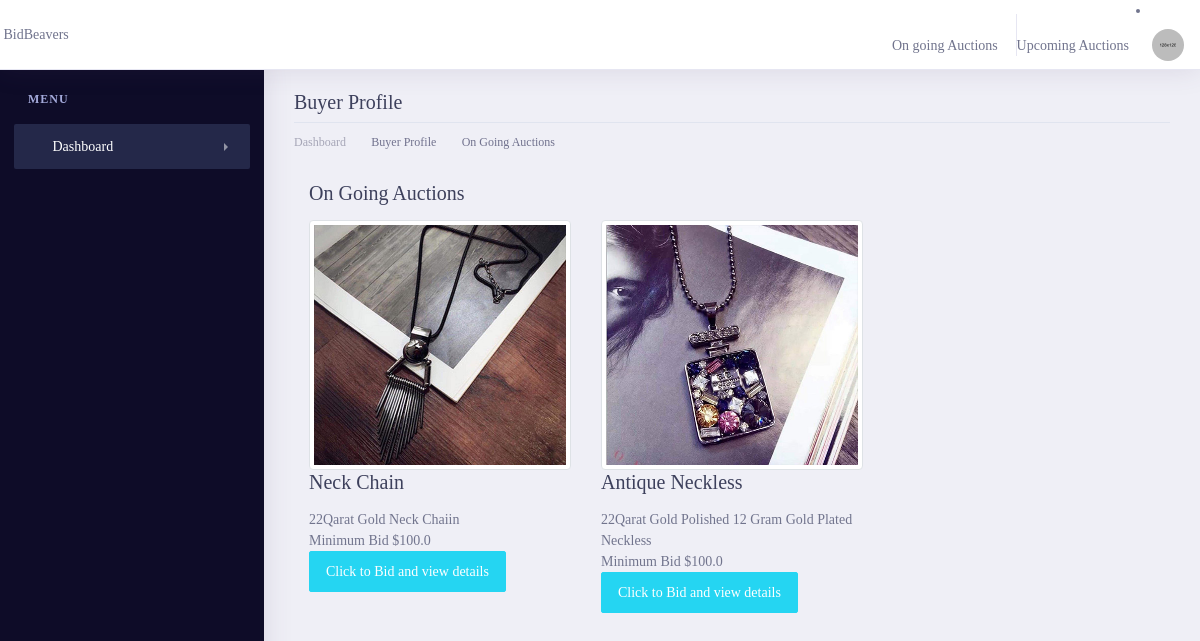
/BongoingAuctions/ (signed in), run on the app's committed database.
### project/models.py (models this page shows, shortened)
class Product(models.Model):
    user = models.ForeignKey(User, on_delete=models.CASCADE)
    image = models.ImageField(null=True, blank=True)#Null False nahi krna
    prod_title=models.TextField()
    prod_description=models.TextField()
    prod_price=models.FloatField(default=0.0)
    minbid=models.FloatField(default=0.0)
    prod_category=models.CharField(max_length=15,default='House')
    tframe=models.IntegerField(default=24)
    prod_loc=models.TextField()
    prod_status=models.CharField(choices=prod_status,max_length=2,default="NS")
    prod_date=models.DateTimeField().auto_now
    auction_status=models.CharField(choices=AuctionStatus,max_length=2,default="NF")
    starttime=models.CharField(max_length=50,default="")
    endtime=models.CharField(max_length=50,default="")
    nofbidder=models.IntegerField(default=0)
    slug = models.SlugField(null=True, blank=True)  # new
    created_date = models.DateTimeField('date created', default=timezone.now)
    class Meta:
        get_latest_by = ['created_date']
    def get_absolute_urls(self):
        return reverse('showproduct', kwargs={'slug': self.slug})
    def get_details_bid_product_url(self):
        return reverse("bidDetails", kwargs={
            'slug': self.slug
        })

### project/views.py (the view)
# urls.py: path('BongoingAuctions/',views.BongoingAuctions,name="ongoingAuctions"),
@login_required
def BongoingAuctions(request):
    try:
        obj = Product.objects.filter(prod_status='S', auction_status='NF')
        param = {'param': obj}
        return render(request, 'Buyer/pages/OnGoingAuction.html', param)
    except:
        print("error")
        messages.error(request, 'Sorry No OnGoing found..!')
        return render(request, 'Buyer/pages/OnGoingAuction.html')

### templates/Buyer/pages/OnGoingAuction.html (shortened to what this page needs)
<!doctype html>
{% load static %}
<html lang="en">
<head>
    <link rel="stylesheet" href="path/to/font-awesome/css/font-awesome.min.css">
    <link rel="stylesheet" href="../../static/web/assets/assets/vendor/bootstrap/css/bootstrap.min.css">
    <link href="../../static/web/assets/assets/vendor/fonts/circular-std/style.css" rel="stylesheet">
    <link rel="stylesheet" href="../../static/web/assets/assets/libs/css/style.css">
    <link rel="stylesheet" href="../../static/web/assets/assets/vendor/fonts/fontawesome/css/fontawesome-all.css">
</head>
<body>
    <div class="dashboard-main-wrapper">
        <div class="dashboard-header">
                <nav class="navbar navbar-expand-lg bg-white fixed-top">
                    <a href=""> <img src="{%static 'images/log0_2.png' %}" alt="" title=""> <b></b>BidBeavers</a>
                    <div class="collapse navbar-collapse " id="navbarSupportedContent">
                        <ul class="navbar-nav ml-auto navbar-right-top">
                            <li class="nav-item">
                                <br>
                               <a href="/BongoingAuctions/"> On going Auctions   &nbsp;<i class="fas fa-sync fa-spin"></i> </a>
                            </li>
                            <li class="nav-item">
                                <br>
                               <a href="/BpendingAuctions/">Upcoming Auctions   &nbsp; </a>
                            </li>
                                </ul>
                            <li class="nav-item dropdown nav-user">
                                <a class="nav-link nav-user-img" href="#" id="navbarDropdownMenuLink2" data-toggle="dropdown" aria-haspopup="true" aria-expanded="false"><img src="../../static/web/assets/assets/images/avatar-1.jpg" alt="" class="user-avatar-md rounded-circle"></a>
                            </li>
                    </div>
                </nav>
            </div>
        <div class="nav-left-sidebar sidebar-dark">
            <div class="menu-list">
                <nav class="navbar navbar-expand-lg navbar-light">
                    <div class="collapse navbar-collapse" id="navbarNav">
                        <ul class="navbar-nav flex-column">
                            <li class="nav-divider">
                                Menu
                            </li>
                            <li class="nav-item ">
                                <a class="nav-link active" href="#" data-toggle="collapse" aria-expanded="false" data-target="#submenu-1" aria-controls="submenu-1"><i class="fa fa-fw fa-user-circle"></i>Dashboard <span class="badge badge-success">6</span></a>
                            </li>
                        </ul>
                    </div>
                </nav>
            </div>
        </div>
        <div class="dashboard-wrapper">
            <div class="influence-profile">
                <div class="container-fluid dashboard-content ">
                    <div class="row">
                        <div class="col-xl-12 col-lg-12 col-md-12 col-sm-12 col-12">
                            <div class="page-header">
                                <h3 class="mb-2">Buyer Profile </h3>
                                <div class="page-breadcrumb">
                                    <nav aria-label="breadcrumb">
                                        <ol class="breadcrumb">
                                            <li class="breadcrumb-item"><a href="/goprofile/" class="breadcrumb-link">Dashboard</a></li>
                                            <li class="breadcrumb-item active" aria-current="page">Buyer Profile </li>
                                            <li class="breadcrumb-item active" aria-current="page">On Going Auctions </li>
                                        </ol>
                                    </nav>
                                </div>
                            </div>
                        </div>
                    </div>
<div class="services">
	<div class="container">
		<div class="services-main">
			<div class="services-top">
				<h3>On Going Auctions</h3>
			</div>
			<div class="services-bottom">
				<div class="row">
                    {% for item in param %}
					  <div class="col-sm-6  col-6 col-md-4 ser">
					<div class="thumbnail">
                        <a href="{{item.get_absolute_urls}}">
                            <img src="{{item.image.url}}" alt="..." height="500px" class="img-thumbnail"></a>
					  <div class="caption">
					    <a href="{{item.get_absolute_urls}}"><h3>{{item.prod_title}}</h3></a>
					    <p>{{item.prod_description}}</p>
					  </div>
					</div>
					<bidbox>
						<span class="price"><span class="auction-price current-bid" data-auction-id="2342" data-bid="900000000" data-status="running"><span class="current auction">Minimum Bid</span> <span class="woocommerce-Price-amount amount"><span class="woocommerce-Price-currencySymbol">$</span>{{item.minbid}}</span></span></span>
				 </bidbox>
				 <p id="demo3">
                     <a href="{{item.get_details_bid_product_url}}"> <button type="button" class="btn btn-info">Click to Bid and view details</button></a>
                 </p>
					  </div>
                    {% endfor %}
			</div>
		</div>
                            </div>
                        </div>
</body>
</html>

### templates/Buyer/pages/OnGoingAuction.html (style rules this page uses)
.thumbnail img { height:250px; width:100%; }

### data on the page
Product: image (picture), prod_title "Neck Chain", prod_description "22Qarat Gold Neck Chaiin", minbid "100.0"
Product: image (picture), prod_title "Antique Neckless", prod_description "22Qarat Gold Polished 12 Gram Gold Plated Neckless", minbid "100.0"
